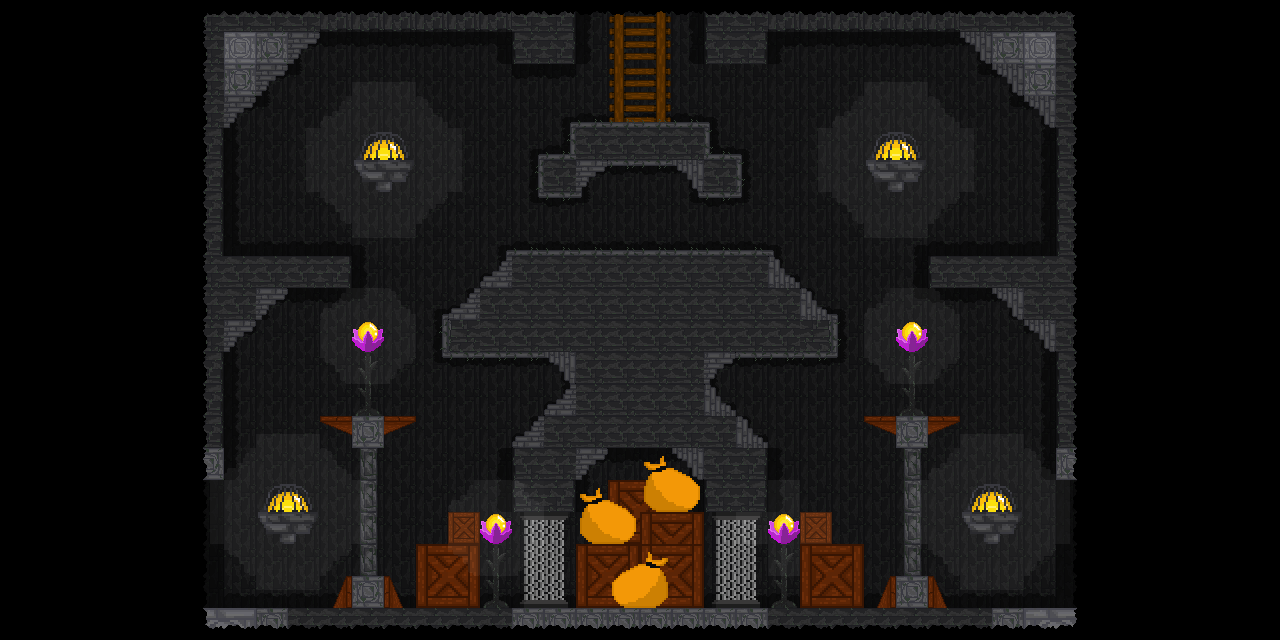

The image is a tile-based game level rendered from a .tmx file. Its description and source (layers, tilesets, objects; grid data summarised) follow:
An orthogonal 40x20 tile map with 32x32 px tiles, 7 tile layers (Castle BG, Castle BG Darkener, EpicTIme, Base 2.0, ...), 1 hidden layer not drawn, 4 tilesets and 6 objects.

<map version="1.2" tiledversion="1.3.5" orientation="orthogonal" renderorder="left-up" width="40" height="20" tilewidth="32" tileheight="32" infinite="0" nextlayerid="10" nextobjectid="7">
 <tileset firstgid="1" name="1stSet" tilewidth="32" tileheight="32" tilecount="182" columns="13">
  <image source="Main Castle Normal.png" width="416" height="448" />
 </tileset>
 <tileset firstgid="183" name="2ndSet" tilewidth="32" tileheight="32" tilecount="728" columns="26">
  <image source="Main Castle x2.png" width="832" height="896" />
 </tileset>
 <tileset firstgid="911" name="3rdSet" tilewidth="32" tileheight="32" tilecount="48" columns="6">
  <image source="64x64 normal.png" width="192" height="256" />
 </tileset>
 <tileset firstgid="959" name="4thSet" tilewidth="32" tileheight="32" tilecount="192" columns="12">
  <image source="64x64 x2.png" width="384" height="512" />
 </tileset>
 <layer id="4" name="Castle BG" width="40" height="20">
  <data>[800 cells, 560 non-empty, 1 distinct tile ids]</data>
 </layer>
 <layer id="5" name="Castle BG Darkener" width="40" height="20" opacity="0.49">
  <data>[800 cells, 560 non-empty, 1 distinct tile ids]</data>
 </layer>
 <layer id="8" name="EpicTIme" width="40" height="20" opacity="0.5">
  <data>[800 cells, 163 non-empty, 13 distinct tile ids]</data>
 </layer>
 <layer id="3" name="Base 2.0" width="40" height="20">
  <data>[800 cells, 23 non-empty, 11 distinct tile ids]</data>
 </layer>
 <layer id="2" name="Base" width="40" height="20">
  <data>[800 cells, 309 non-empty, 53 distinct tile ids]</data>
 </layer>
 <layer id="6" name="Dark Spot" width="40" height="20">
  <data>[800 cells, 332 non-empty, 9 distinct tile ids]</data>
 </layer>
 <layer id="7" name="lights" width="40" height="20" opacity="0.05">
  <data>[800 cells, 800 non-empty, 10 distinct tile ids]</data>
 </layer>
 <layer id="1" name="Tile Layer 1" width="40" height="20" visible="0" opacity="0.16">
  <data>[800 cells, 24 non-empty, 1 distinct tile ids]</data>
 </layer>
 <objectgroup id="9" name="Object Layer 1">
  <object id="1" x="1088" y="0">
   <properties>
    <property name="bodyType" value="static" />
    <property name="friction" type="float" value="10" />
    <property name="objType" value="ground" />
   </properties>
   <polygon points="0,0 -384,0 -384,64 -320,64 -320,32 -128,32 -32,128 -32,256 -160,256 -160,288 -96,288 -32,352 -32,480 0,480" />
  </object>
  <object id="2" x="576" y="64">
   <properties>
    <property name="bodyType" value="static" />
    <property name="friction" type="float" value="10" />
    <property name="objType" value="ground" />
   </properties>
   <polygon points="0,0 0,-64 -384,-64 -384,416 -352,416 -352,288 -288,224 -224,224 -224,192 -352,192 -352,64 -256,-32 -64,-32 -64,0" />
  </object>
  <object id="3" x="192" y="608">
   <properties>
    <property name="bodyType" value="static" />
    <property name="friction" type="float" value="10" />
    <property name="objType" value="ground" />
   </properties>
   <polygon points="0,0 0,32 896,32 896,0 672,0 672,-64 640,-64 640,-96 608,-96 608,0 576,0 576,-160 512,-224 544.182,-250.091 646.25,-250.75 646.5,-293.5 639,-293.75 582.25,-352 582,-357.75 314.667,-355.667 314.5,-351.5 256.5,-294.75 249.25,-294.5 249.5,-250.25 351.75,-250.25 376.25,-225.75 376.5,-219.5 320,-169 320,-96 320,0 288,0 288,-96 256,-96 256,-64 224,-64 224,0" />
  </object>
  <object id="4" x="582" y="198">
   <properties>
    <property name="bodyType" value="static" />
    <property name="friction" type="float" value="10" />
    <property name="objType" value="ground" />
   </properties>
   <polygon points="0,0 -43.6667,0.333333 -43.6667,-43.3333 -12.3333,-44 -12.3333,-76 126.667,-76.3333 128,-44.6667 159.333,-44.3333 159.333,-0.333333 116.667,-0.666667 90,-32.3333 26.3333,-32" />
  </object>
  <object id="5" x="416" y="416">
   <properties>
    <property name="bodyType" value="static" />
    <property name="friction" type="float" value="10" />
    <property name="objType" value="ground" />
   </properties>
   <polygon points="0,0 -96,0 -95.8182,5.63636 -64.1818,19.4545 -64,32 -32,32 -31.8182,19.2727 0.181818,6" />
  </object>
  <object id="6" x="960.364" y="416.182">
   <properties>
    <property name="bodyType" value="static" />
    <property name="friction" type="float" value="10" />
    <property name="objType" value="ground" />
   </properties>
   <polygon points="0,0 -96,0 -95.8182,5.63636 -64.1818,19.4545 -64,32 -32,32 -31.8182,19.2727 0.181818,6" />
  </object>
 </objectgroup>
</map>
